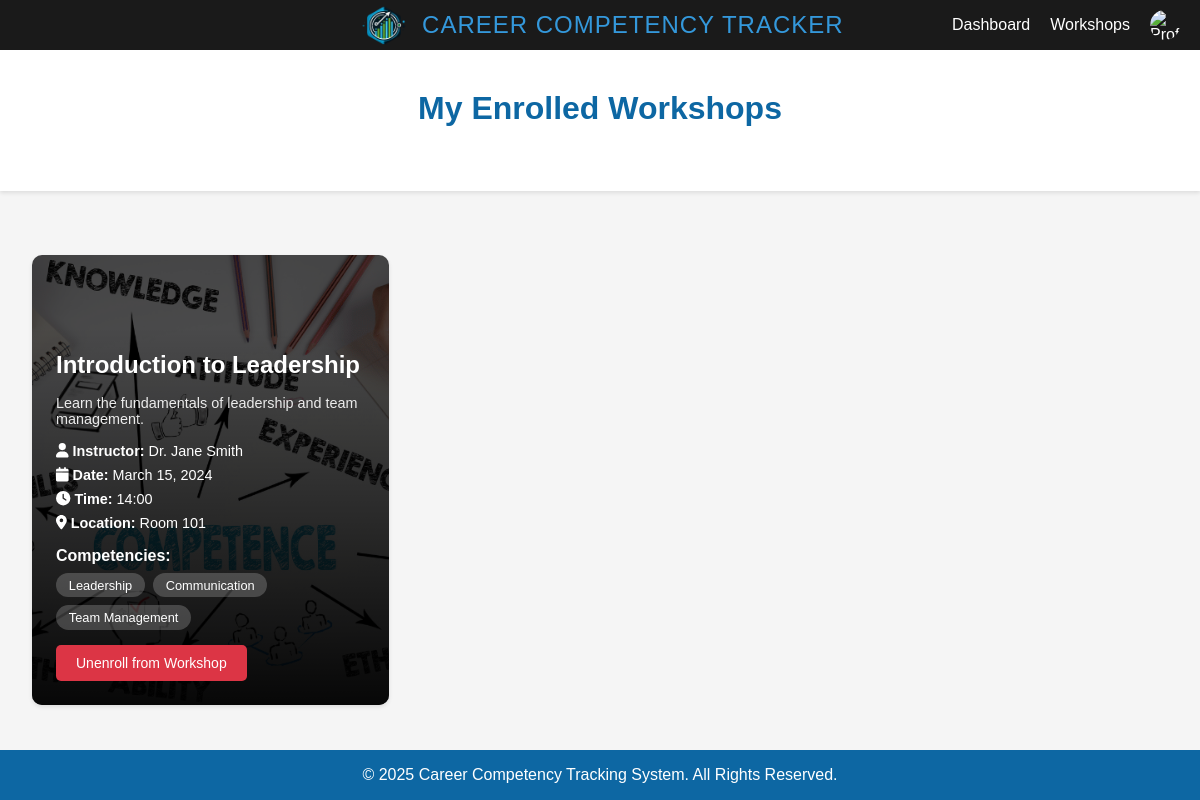
Before: /my-workshops (signed in) with the older database file.
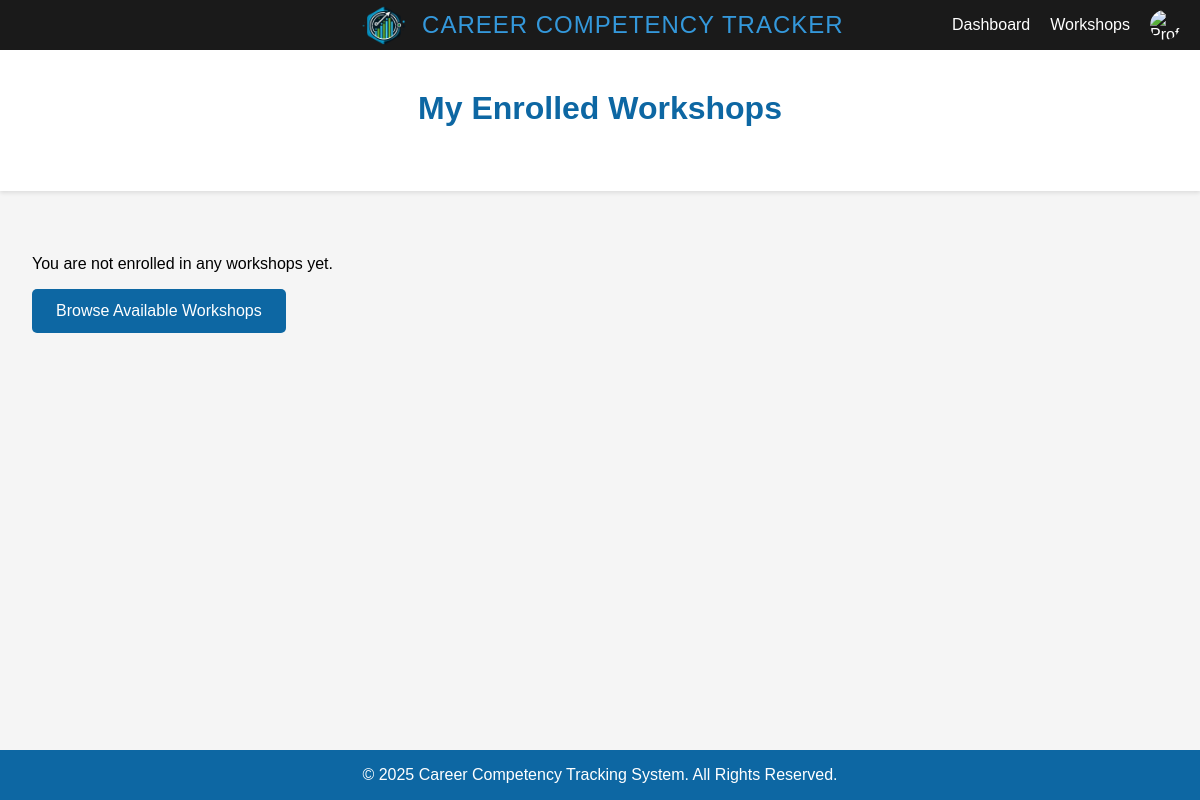
After: the same page with the newer database file.
### App/models/workshop.py (models this page shows, shortened)
class Workshop(db.Model):
    __tablename__ = 'workshops'
    id = db.Column(db.Integer, primary_key=True)
    workshopID = db.Column(db.String(10), unique=True, nullable=False)
    workshopName = db.Column(db.String(100), nullable=False)
    workshopDescription = db.Column(db.Text)
    workshopDate = db.Column(db.Date, nullable=False)
    workshopTime = db.Column(db.String(10), nullable=False)
    instructor = db.Column(db.String(100))
    location = db.Column(db.String(100))
    image_path = db.Column(db.String(200))
    created_at = db.Column(db.DateTime, default=datetime.utcnow)
    _competencies = db.Column('competencies', db.JSON, default=list)
    enrollments = db.relationship('Enrollment', back_populates='workshop', lazy=True, cascade='all, delete-orphan')
    @property
    def competencies(self):
        try:
            if self._competencies is None:
                self._competencies = []
                flag_modified(self, '_competencies')
                db.session.add(self)
                db.session.commit()
            return self._competencies if isinstance(self._competencies, list) else []
        except Exception as e:
            print(f"Error accessing competencies: {str(e)}")
            return []

### App/views/dashboard.py (the view)
@dashboard_views.route('/my-workshops')
@login_required
def my_workshops():
    if current_user.user_type != 'student':
        flash('Only students can view their workshops.', 'error')
        return redirect(url_for('dashboard_views.dashboard'))
    try:
        student = Student.get_by_id(current_user.id)
        if not student:
            flash('Student account not found.', 'error')
            return redirect(url_for('dashboard_views.dashboard'))
        enrolled_workshops = Workshop.query.join(Enrollment).filter(
            Enrollment.student_id == student.id
        ).all()
        print(f"Found {len(enrolled_workshops)} enrolled workshops for student {student.username}")
        return render_template('Html/myWorkshops.html',
                             workshops=enrolled_workshops,
                             user=student)
    except Exception as e:
        print(f"Error fetching workshops: {e}")
        db.session.rollback()
        flash('Error loading workshops.', 'error')
        return redirect(url_for('dashboard_views.dashboard'))

### App/models/student.py (called while the page is built)
    @classmethod
    def get_by_id(cls, id):
        return cls.query.get(id)

### App/templates/Html/myWorkshops.html (shortened to what this page needs)
<!DOCTYPE html>
<html lang="en">
<head>
    <link rel="stylesheet" href="{{ url_for('static', filename='Css/Layout.css') }}">
    <link rel="stylesheet" href="{{ url_for('static', filename='Css/studentsAvailableWorkshops.css') }}">
    <link rel="stylesheet" href="{{ url_for('static', filename='Css/header.css') }}">
</head>
<body>
    <header>
        <div class="header-left">
            <img src="{{ url_for('static', filename='Images/logo.png') }}" alt="Logo" class="header-logo">
            <span class="header-title">CAREER COMPETENCY TRACKER</span>
        </div>
        <nav class="header-nav">
            <a href="{{ url_for('dashboard_views.dashboard') }}">Dashboard</a>
            <a href="{{ url_for('dashboard_views.workshops') }}">Workshops</a>
            <img src="{{ url_for('static', filename='Images/profile-placeholder.png') }}" alt="Profile" class="profile-icon">
        </nav>
    </header>
    <main>
        <section class="search-section">
            <h2>My Enrolled Workshops</h2>
        </section>
        <section class="workshops-container">
            {% if workshops %}
                {% for workshop in workshops %}
                <div class="workshop-card" {% if workshop.image_path %}style="background-image: linear-gradient(rgba(0, 0, 0, 0.7), rgba(0, 0, 0, 0.7)), url('{{ url_for('static', filename=workshop.image_path) }}');"{% endif %}>
                    <div class="workshop-content">
                        <h3>{{ workshop.workshopName }}</h3>
                        <p class="workshop-description">{{ workshop.workshopDescription }}</p>
                        <div class="workshop-details">
                            <p><i class="fas fa-user"></i> <strong>Instructor:</strong> {{ workshop.instructor }}</p>
                            <p><i class="fas fa-calendar"></i> <strong>Date:</strong> {{ workshop.workshopDate.strftime('%B %d, %Y') }}</p>
                            <p><i class="fas fa-clock"></i> <strong>Time:</strong> {{ workshop.workshopTime }}</p>
                            <p><i class="fas fa-location-dot"></i> <strong>Location:</strong> {{ workshop.location }}</p>
                        </div>
                        {% if workshop.competencies %}
                        <div class="competencies">
                            <h4>Competencies:</h4>
                            <div class="tags">
                                {% for competency in workshop.competencies %}
                                <span class="tag">{{ competency }}</span>
                                {% endfor %}
                            </div>
                        </div>
                        {% endif %}
                        <button onclick="unenrollWorkshop('{{ workshop.id }}')" class="unenroll-button">Unenroll from Workshop</button>
                    </div>
                </div>
                {% endfor %}
            {% else %}
                <div class="no-workshops">
                    <p>You are not enrolled in any workshops yet.</p>
                    <a href="{{ url_for('dashboard_views.workshops') }}" class="enroll-button">Browse Available Workshops</a>
                </div>
            {% endif %}
        </section>
    </main>
    <footer>
        <p>&copy; 2025 Career Competency Tracking System. All Rights Reserved.</p>
    </footer>
</body>
</html>

### App/static/Css/Layout.css (style rules this page uses)
:root { --color-lightest: #f9f6ed; --color-light: #c9c1b5; --color-medium: #3f3b37; --color-dark: #272522; --color-primary: #0072c6; }
* { margin: 0; padding: 0; box-sizing: border-box; font-family: 'Poppins', sans-serif; }
body { display: flex; flex-direction: column; height: 100vh; background-color: var(--color-lightest); }

### App/static/Css/studentsAvailableWorkshops.css (style rules this page uses)
* { margin: 0; padding: 0; box-sizing: border-box; }
body { font-family: Arial, sans-serif; background: #f5f5f5; min-height: 100vh; display: flex; flex-direction: column; }
header { background-color: #0d67a3; color: white; padding: 1rem 2rem; display: flex; align-items: center; justify-content: space-between; }
nav a { color: white; text-decoration: none; font-size: 1.1rem; }
.search-section { background: white; padding: 2.5rem 2rem; text-align: center; box-shadow: 0 2px 4px rgba(0,0,0,0.1); margin-bottom: 2rem; }
.search-section h2 { color: #0d67a3; margin-bottom: 1.5rem; font-size: 2rem; }
.workshops-container { padding: 2rem; display: grid; grid-template-columns: repeat(auto-fill, minmax(300px, 1fr)); gap: 2rem; max-width: 1400px; margin: 0 auto; }
.enroll-button { display: inline-block; background: #0d67a3; color: white; padding: 0.8rem 1.5rem; border-radius: 5px; text-decoration: none; margin-top: 1rem; transition: background-color 0.3s; }
footer { background: #0d67a3; color: white; text-align: center; padding: 1rem; margin-top: auto; }

### App/static/Css/header.css (style rules this page uses)
header { background-color: #1a1a1a; padding: 10px 20px; display: flex; justify-content: space-between; align-items: center; width: 100%; position: relative; }
.header-left { display: flex; align-items: center; gap: 10px; position: absolute; left: 50%; transform: translateX(-50%); }
.header-logo { height: 40px; }
.header-title { color: #3498db; font-size: 24px; letter-spacing: 1px; }
.header-nav { display: flex; align-items: center; gap: 20px; margin-left: auto; }
.header-nav a { color: white; text-decoration: none; font-size: 16px; }
.profile-icon { height: 30px; width: 30px; border-radius: 50%; }

Changed rows visible on the page:
no longer on this page (row edited): Workshop: image_path (placeholder picture), workshopName "Introduction to Leadership", workshopDescription "Learn the fundamentals of leadership and team management.", instructor "Dr. Jane Smith", workshopDate "March 15, 2024", workshopTime "14:00", location "Room 101", competencies "Leadership" "Communication" "Team Management"
Other visible differences:
text now shown: "You are not enrolled in any workshops yet. Browse Available Workshops"
